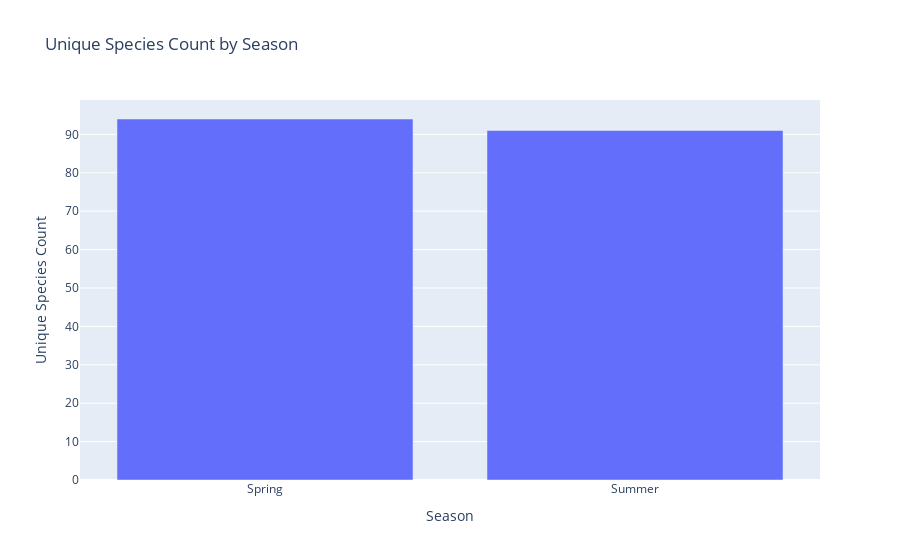

Notebook code cell kept with this figure:
### Markdown cell above
##### Seasonal trends observation of Unique species

### Code cell
# Create a bar chart for seasonal trends
fig_seasonal_trends = px.bar(seasonal_species_count, x='Season', y='Unique_Species_Count', title='Unique Species Count by Season')
fig_seasonal_trends.update_layout(xaxis_title='Season', yaxis_title='Unique Species Count')
fig_seasonal_trends.show()

### Figure 1 — Plotly figure (JSON) as saved in the notebook; plotly's stock layout.template omitted (floating-point values rounded to 4 significant figures)
{"data": [{"hovertemplate": "Season=%{x}<br>Unique_Species_Count=%{y}<extra></extra>", "legendgroup": "", "marker": {"color": "#636efa", "pattern": {"shape": ""}}, "name": "", "orientation": "v", "showlegend": false, "textposition": "auto", "type": "bar", "x": ["Spring", "Summer"], "xaxis": "x", "y": [94, 91], "yaxis": "y"}], "layout": {"barmode": "relative", "legend": {"tracegroupgap": 0}, "title": {"text": "Unique Species Count by Season"}, "xaxis": {"anchor": "y", "domain": [0, 1], "title": {"text": "Season"}}, "yaxis": {"anchor": "x", "domain": [0, 1], "title": {"text": "Unique Species Count"}}}}
